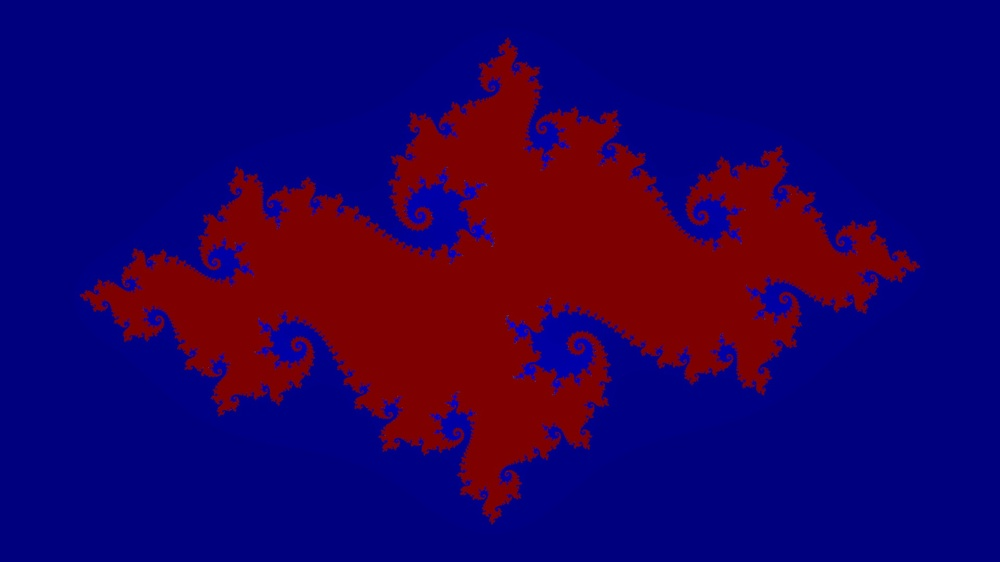
#> input picture julia0.0.jpg, 1000 x 562 px, shrunk from 1920 x 1080 before the run
$ python fft.py
#> lines starting #> are read from the running program, lines starting #| are printed output that depends on the picture
#! /usr/bin/env python
# coding=utf-8
import numpy as np
import matplotlib.pyplot as plt
from PIL import Image
from scipy import fftpack
from mpl_toolkits.mplot3d import Axes3D
from matplotlib import cm
from matplotlib.ticker import LinearLocator, FormatStrFormatter
import matplotlib.pyplot as plt
import numpy as np

img = np.array(Image.open('julia0.0.jpg').convert('L'))
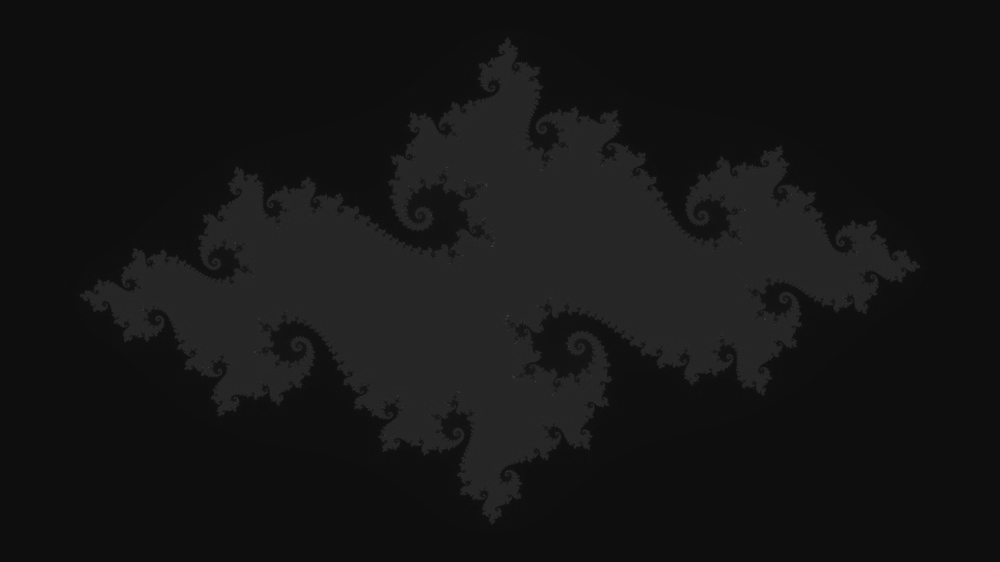
#> img: shape (562, 1000); min 14, max 69, mean 20.8

sig_fft = fftpack.fft2(img)
fshift = np.fft.fftshift(sig_fft)
# [7 lines of commented-out code are left out]
fshift2 = np.fft.fftshift(fshift)
imgrr = np.abs(fftpack.ifft2(fshift2))
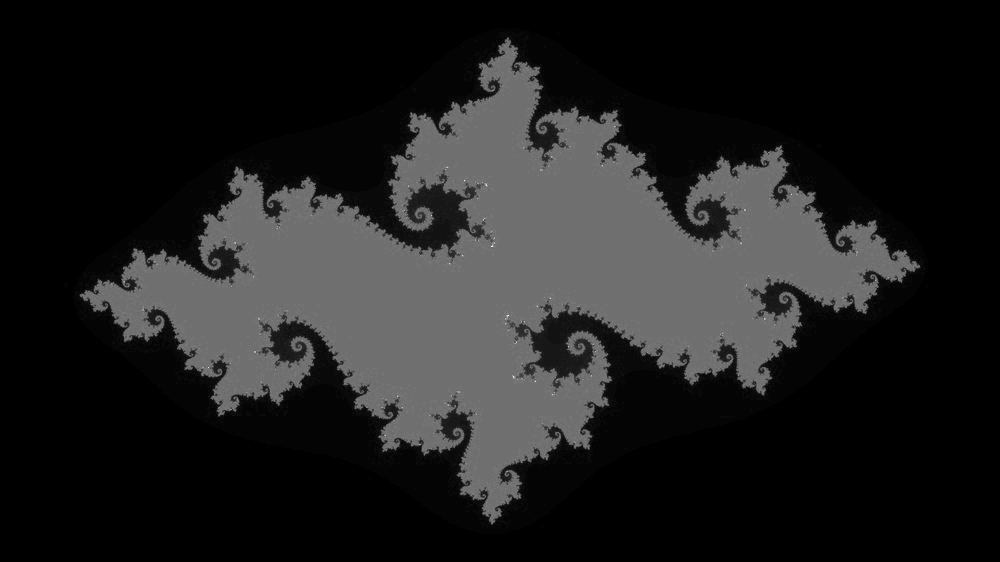
#> imgrr: shape (562, 1000) float64; min 14, max 69, mean 20.8; drawn with min black and max white

imgrr = np.abs(fftpack.ifft2(fshift2))
#  print fshift.shape
fft2_orgimg = np.abs(fshift)
fft2_img = np.log(np.abs(fshift))
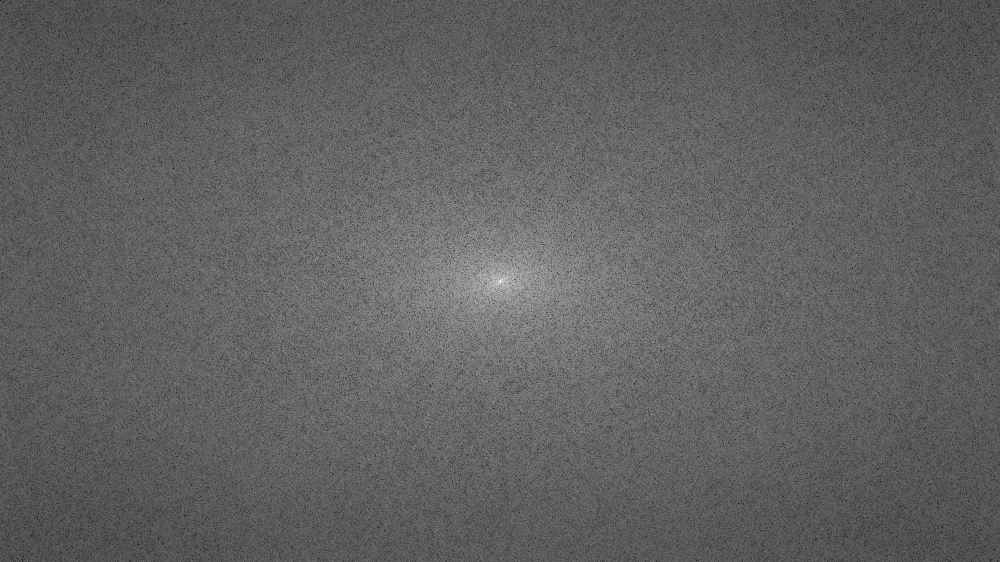
#> fft2_img: shape (562, 1000) float64; min -0.0185, max 16.27, mean 6.2; drawn with min black and max white
fig = plt.figure()
# [9 lines of commented-out code are left out]
plt.imshow(fft2_img, 'gray')
# plt.imshow(fft2_orgimg,'gray')
#  print fft2_orgimg
#
#  plt.imshow(imgrr,'gray')
plt.colorbar()


#  plt.imshow(img,'gray')
#  plt.axis('off')

plt.show()
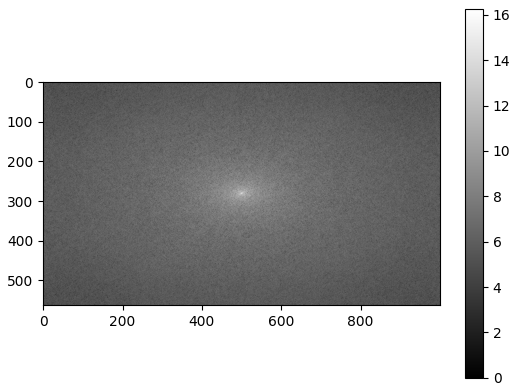
#> figure drawn by matplotlib, 2 panels

#  plt.gca().axis('off')
